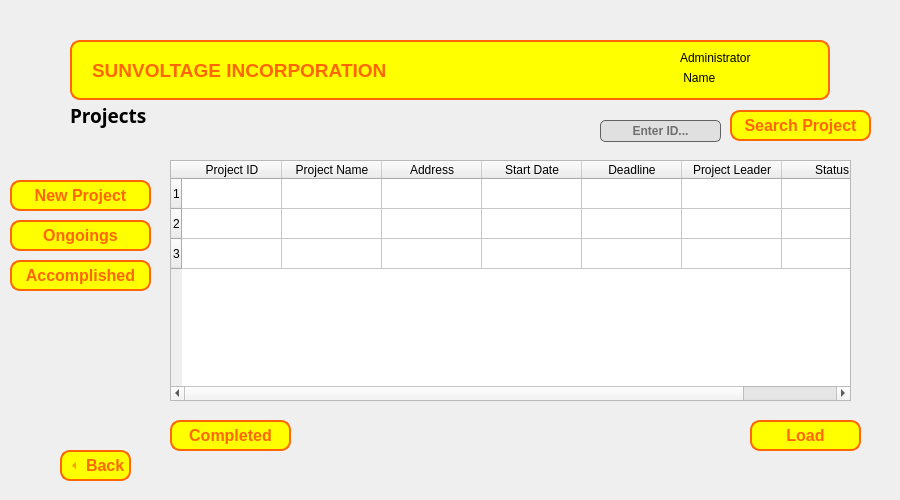
<?xml version="1.0" encoding="UTF-8"?>
<ui version="4.0">
 <class>Form</class>
 <widget class="QWidget" name="Form">
  <property name="geometry">
   <rect>
    <x>0</x>
    <y>0</y>
    <width>900</width>
    <height>500</height>
   </rect>
  </property>
  <property name="windowTitle">
   <string>Form</string>
  </property>
  <widget class="QToolButton" name="button_load_project">
   <property name="geometry">
    <rect>
     <x>750</x>
     <y>420</y>
     <width>111</width>
     <height>31</height>
    </rect>
   </property>
   <property name="font">
    <font>
     <pointsize>12</pointsize>
     <bold>true</bold>
    </font>
   </property>
   <property name="styleSheet">
    <string notr="true">QToolButton {
				color: rgb(255, 102, 0);
                background-color: rgb(255, 255, 0);
                border-color: rgb(255, 102, 0);
                border: 2px solid #ff6600;
                border-radius: 10px;
            }
            QToolButton:hover, QToolButton:pressed {
                background-color: rgb(255, 183, 0);
            }</string>
   </property>
   <property name="text">
    <string>Load</string>
   </property>
   <property name="iconSize">
    <size>
     <width>20</width>
     <height>20</height>
    </size>
   </property>
   <property name="checkable">
    <bool>true</bool>
   </property>
   <property name="checked">
    <bool>false</bool>
   </property>
   <property name="toolButtonStyle">
    <enum>Qt::ToolButtonTextOnly</enum>
   </property>
   <property name="autoRaise">
    <bool>false</bool>
   </property>
   <property name="arrowType">
    <enum>Qt::NoArrow</enum>
   </property>
  </widget>
  <widget class="QLabel" name="label_User">
   <property name="geometry">
    <rect>
     <x>680</x>
     <y>50</y>
     <width>111</width>
     <height>16</height>
    </rect>
   </property>
   <property name="text">
    <string>Administrator</string>
   </property>
  </widget>
  <widget class="QLabel" name="Header">
   <property name="geometry">
    <rect>
     <x>70</x>
     <y>40</y>
     <width>760</width>
     <height>60</height>
    </rect>
   </property>
   <property name="font">
    <font>
     <pointsize>14</pointsize>
     <bold>true</bold>
    </font>
   </property>
   <property name="styleSheet">
    <string notr="true">color: rgb(255, 102, 0);
background-color: rgb(255, 255, 0);
border-color: rgb(255, 102, 0);
border: 2px solid #ff6600; 
border-radius: 10px;
</string>
   </property>
   <property name="text">
    <string>SUNVOLTAGE INCORPORATION</string>
   </property>
   <property name="textFormat">
    <enum>Qt::AutoText</enum>
   </property>
   <property name="scaledContents">
    <bool>false</bool>
   </property>
   <property name="margin">
    <number>0</number>
   </property>
   <property name="indent">
    <number>20</number>
   </property>
  </widget>
  <widget class="QLabel" name="adminNamelbl">
   <property name="geometry">
    <rect>
     <x>680</x>
     <y>70</y>
     <width>81</width>
     <height>16</height>
    </rect>
   </property>
   <property name="text">
    <string> Name</string>
   </property>
  </widget>
  <widget class="QToolButton" name="backButton">
   <property name="geometry">
    <rect>
     <x>60</x>
     <y>450</y>
     <width>71</width>
     <height>31</height>
    </rect>
   </property>
   <property name="font">
    <font>
     <pointsize>12</pointsize>
     <bold>true</bold>
    </font>
   </property>
   <property name="styleSheet">
    <string notr="true">QToolButton {
				color: rgb(255, 102, 0);
                background-color: rgb(255, 255, 0);
                border-color: rgb(255, 102, 0);
                border: 2px solid #ff6600;
                border-radius: 10px;
            }
            QToolButton:hover, QToolButton:pressed {
                background-color: rgb(255, 183, 0);
            }</string>
   </property>
   <property name="text">
    <string>Back</string>
   </property>
   <property name="iconSize">
    <size>
     <width>20</width>
     <height>20</height>
    </size>
   </property>
   <property name="checkable">
    <bool>true</bool>
   </property>
   <property name="checked">
    <bool>false</bool>
   </property>
   <property name="toolButtonStyle">
    <enum>Qt::ToolButtonTextBesideIcon</enum>
   </property>
   <property name="arrowType">
    <enum>Qt::LeftArrow</enum>
   </property>
  </widget>
  <widget class="QLabel" name="label_lists_or_profile">
   <property name="geometry">
    <rect>
     <x>70</x>
     <y>100</y>
     <width>291</width>
     <height>31</height>
    </rect>
   </property>
   <property name="font">
    <font>
     <family>Segoe UI Black</family>
     <pointsize>14</pointsize>
     <bold>true</bold>
    </font>
   </property>
   <property name="text">
    <string>Projects</string>
   </property>
  </widget>
  <widget class="QTableWidget" name="table_projects">
   <property name="geometry">
    <rect>
     <x>170</x>
     <y>160</y>
     <width>681</width>
     <height>241</height>
    </rect>
   </property>
   <property name="editTriggers">
    <set>QAbstractItemView::AnyKeyPressed|QAbstractItemView::DoubleClicked|QAbstractItemView::EditKeyPressed</set>
   </property>
   <property name="selectionBehavior">
    <enum>QAbstractItemView::SelectRows</enum>
   </property>
   <property name="textElideMode">
    <enum>Qt::ElideRight</enum>
   </property>
   <property name="horizontalScrollMode">
    <enum>QAbstractItemView::ScrollPerItem</enum>
   </property>
   <property name="rowCount">
    <number>3</number>
   </property>
   <attribute name="horizontalHeaderStretchLastSection">
    <bool>true</bool>
   </attribute>
   <attribute name="verticalHeaderStretchLastSection">
    <bool>false</bool>
   </attribute>
   <row/>
   <row/>
   <row/>
   <column>
    <property name="text">
     <string>Project ID</string>
    </property>
   </column>
   <column>
    <property name="text">
     <string>Project Name</string>
    </property>
   </column>
   <column>
    <property name="text">
     <string>Address</string>
    </property>
   </column>
   <column>
    <property name="text">
     <string>Start Date</string>
    </property>
   </column>
   <column>
    <property name="text">
     <string>Deadline</string>
    </property>
   </column>
   <column>
    <property name="text">
     <string>Project Leader</string>
    </property>
   </column>
   <column>
    <property name="text">
     <string>Status</string>
    </property>
   </column>
  </widget>
  <widget class="QLineEdit" name="search_project">
   <property name="geometry">
    <rect>
     <x>600</x>
     <y>120</y>
     <width>121</width>
     <height>22</height>
    </rect>
   </property>
   <property name="font">
    <font>
     <bold>true</bold>
    </font>
   </property>
   <property name="styleSheet">
    <string notr="true">QLineEdit {
	border: 1px solid #616161;
	background-color: #E0E0E0;
	border-radius: 5px;
}

QLineEdit::placeholder {
    color: #a9a9a9;
}

QLineEdit:focus {
    border: 2px solid #ff6600;
}</string>
   </property>
   <property name="text">
    <string/>
   </property>
   <property name="alignment">
    <set>Qt::AlignCenter</set>
   </property>
   <property name="placeholderText">
    <string>Enter ID...</string>
   </property>
  </widget>
  <widget class="QToolButton" name="button_search">
   <property name="geometry">
    <rect>
     <x>730</x>
     <y>110</y>
     <width>141</width>
     <height>31</height>
    </rect>
   </property>
   <property name="font">
    <font>
     <pointsize>12</pointsize>
     <bold>true</bold>
    </font>
   </property>
   <property name="styleSheet">
    <string notr="true">QToolButton {
				color: rgb(255, 102, 0);
                background-color: rgb(255, 255, 0);
                border-color: rgb(255, 102, 0);
                border: 2px solid #ff6600;
                border-radius: 10px;
            }
            QToolButton:hover, QToolButton:pressed {
                background-color: rgb(255, 183, 0);
            }</string>
   </property>
   <property name="text">
    <string>Search Project</string>
   </property>
   <property name="iconSize">
    <size>
     <width>20</width>
     <height>20</height>
    </size>
   </property>
   <property name="checkable">
    <bool>true</bool>
   </property>
   <property name="checked">
    <bool>false</bool>
   </property>
   <property name="toolButtonStyle">
    <enum>Qt::ToolButtonTextOnly</enum>
   </property>
   <property name="autoRaise">
    <bool>false</bool>
   </property>
   <property name="arrowType">
    <enum>Qt::NoArrow</enum>
   </property>
  </widget>
  <widget class="QToolButton" name="button_new_proj">
   <property name="geometry">
    <rect>
     <x>10</x>
     <y>180</y>
     <width>141</width>
     <height>31</height>
    </rect>
   </property>
   <property name="font">
    <font>
     <pointsize>12</pointsize>
     <bold>true</bold>
    </font>
   </property>
   <property name="styleSheet">
    <string notr="true">QToolButton {
				color: rgb(255, 102, 0);
                background-color: rgb(255, 255, 0);
                border-color: rgb(255, 102, 0);
                border: 2px solid #ff6600;
                border-radius: 10px;
            }
            QToolButton:hover, QToolButton:pressed {
                background-color: rgb(255, 183, 0);
            }</string>
   </property>
   <property name="text">
    <string>New Project</string>
   </property>
   <property name="iconSize">
    <size>
     <width>20</width>
     <height>20</height>
    </size>
   </property>
   <property name="checkable">
    <bool>true</bool>
   </property>
   <property name="checked">
    <bool>false</bool>
   </property>
   <property name="toolButtonStyle">
    <enum>Qt::ToolButtonTextOnly</enum>
   </property>
   <property name="autoRaise">
    <bool>false</bool>
   </property>
   <property name="arrowType">
    <enum>Qt::NoArrow</enum>
   </property>
  </widget>
  <widget class="QToolButton" name="button_complete">
   <property name="geometry">
    <rect>
     <x>170</x>
     <y>420</y>
     <width>121</width>
     <height>31</height>
    </rect>
   </property>
   <property name="font">
    <font>
     <pointsize>12</pointsize>
     <bold>true</bold>
    </font>
   </property>
   <property name="styleSheet">
    <string notr="true">QToolButton {
				color: rgb(255, 102, 0);
                background-color: rgb(255, 255, 0);
                border-color: rgb(255, 102, 0);
                border: 2px solid #ff6600;
                border-radius: 10px;
            }
            QToolButton:hover, QToolButton:pressed {
                background-color: rgb(255, 183, 0);
            }</string>
   </property>
   <property name="text">
    <string>Completed</string>
   </property>
   <property name="iconSize">
    <size>
     <width>20</width>
     <height>20</height>
    </size>
   </property>
   <property name="checkable">
    <bool>true</bool>
   </property>
   <property name="checked">
    <bool>false</bool>
   </property>
   <property name="toolButtonStyle">
    <enum>Qt::ToolButtonTextOnly</enum>
   </property>
   <property name="autoRaise">
    <bool>false</bool>
   </property>
   <property name="arrowType">
    <enum>Qt::NoArrow</enum>
   </property>
  </widget>
  <widget class="QToolButton" name="button_ongoing_proj">
   <property name="geometry">
    <rect>
     <x>10</x>
     <y>220</y>
     <width>141</width>
     <height>31</height>
    </rect>
   </property>
   <property name="font">
    <font>
     <pointsize>12</pointsize>
     <bold>true</bold>
    </font>
   </property>
   <property name="styleSheet">
    <string notr="true">QToolButton {
				color: rgb(255, 102, 0);
                background-color: rgb(255, 255, 0);
                border-color: rgb(255, 102, 0);
                border: 2px solid #ff6600;
                border-radius: 10px;
            }
            QToolButton:hover, QToolButton:pressed {
                background-color: rgb(255, 183, 0);
            }</string>
   </property>
   <property name="text">
    <string>Ongoings</string>
   </property>
   <property name="iconSize">
    <size>
     <width>20</width>
     <height>20</height>
    </size>
   </property>
   <property name="checkable">
    <bool>true</bool>
   </property>
   <property name="checked">
    <bool>false</bool>
   </property>
   <property name="toolButtonStyle">
    <enum>Qt::ToolButtonTextOnly</enum>
   </property>
   <property name="autoRaise">
    <bool>false</bool>
   </property>
   <property name="arrowType">
    <enum>Qt::NoArrow</enum>
   </property>
  </widget>
  <widget class="QToolButton" name="button_accomplished_proj">
   <property name="geometry">
    <rect>
     <x>10</x>
     <y>260</y>
     <width>141</width>
     <height>31</height>
    </rect>
   </property>
   <property name="font">
    <font>
     <pointsize>12</pointsize>
     <bold>true</bold>
    </font>
   </property>
   <property name="styleSheet">
    <string notr="true">QToolButton {
				color: rgb(255, 102, 0);
                background-color: rgb(255, 255, 0);
                border-color: rgb(255, 102, 0);
                border: 2px solid #ff6600;
                border-radius: 10px;
            }
            QToolButton:hover, QToolButton:pressed {
                background-color: rgb(255, 183, 0);
            }</string>
   </property>
   <property name="text">
    <string>Accomplished</string>
   </property>
   <property name="iconSize">
    <size>
     <width>20</width>
     <height>20</height>
    </size>
   </property>
   <property name="checkable">
    <bool>true</bool>
   </property>
   <property name="checked">
    <bool>false</bool>
   </property>
   <property name="toolButtonStyle">
    <enum>Qt::ToolButtonTextOnly</enum>
   </property>
   <property name="autoRaise">
    <bool>false</bool>
   </property>
   <property name="arrowType">
    <enum>Qt::NoArrow</enum>
   </property>
  </widget>
  <zorder>Header</zorder>
  <zorder>button_load_project</zorder>
  <zorder>label_User</zorder>
  <zorder>adminNamelbl</zorder>
  <zorder>backButton</zorder>
  <zorder>label_lists_or_profile</zorder>
  <zorder>table_projects</zorder>
  <zorder>search_project</zorder>
  <zorder>button_search</zorder>
  <zorder>button_new_proj</zorder>
  <zorder>button_complete</zorder>
  <zorder>button_ongoing_proj</zorder>
  <zorder>button_accomplished_proj</zorder>
 </widget>
 <resources/>
 <connections/>
</ui>
